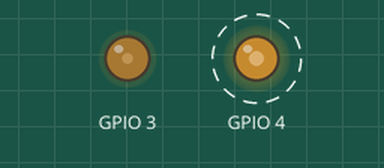
The sketch below on a simulated ESP32-C3. Shown: output pins drawn as LEDs (lit = HIGH). Dashed ring = blinking. What the sketch prints to the serial monitor is not drawn.

Above: at 0.05 s.
Timing chart, 0 to 4.6 s (numbered marks = the images above):
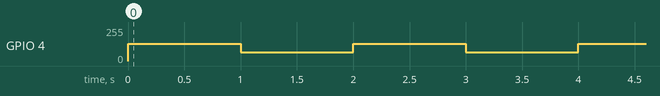

Measured:
- by itself, GPIO 4: alternates 128/255 for 1.0 s and 64/255 for 1.0 s

The sketch:

ledc-fade.ino
```cpp
// ledc-fade — tests assert (BT93): analogWrite(3, 64) puts GPIO3 at 1 kHz (period 1.000 ms
// ±0.1 %), high 25.0 % ±0.5 % (Arduino-ESP32 2.0.17's defaults: 1 kHz, 8 bits, channels taken
// from the top down); ledcSetup(0, 5000, 12) + ledcAttachPin(4, 0) + ledcWrite(0, 2048) puts
// GPIO4 at 5 kHz, 50 % (12 bits: on the C3 the core clocks LEDC from the 40 MHz crystal, which
// can't give 5 kHz at 13 bits). Then every second ledcWrite switches GPIO4 between 25 % and 50 %:
// the change takes effect on a period boundary. Prints "ready" after setup.
bool quarter = false;

void setup() {
  Serial.begin(115200);
  analogWrite(3, 64);
  ledcSetup(0, 5000, 12);
  ledcAttachPin(4, 0);
  ledcWrite(0, 2048);
  Serial.println("ready");
}

void loop() {
  delay(1000);
  quarter = !quarter;
  ledcWrite(0, quarter ? 1024 : 2048);
}
```
